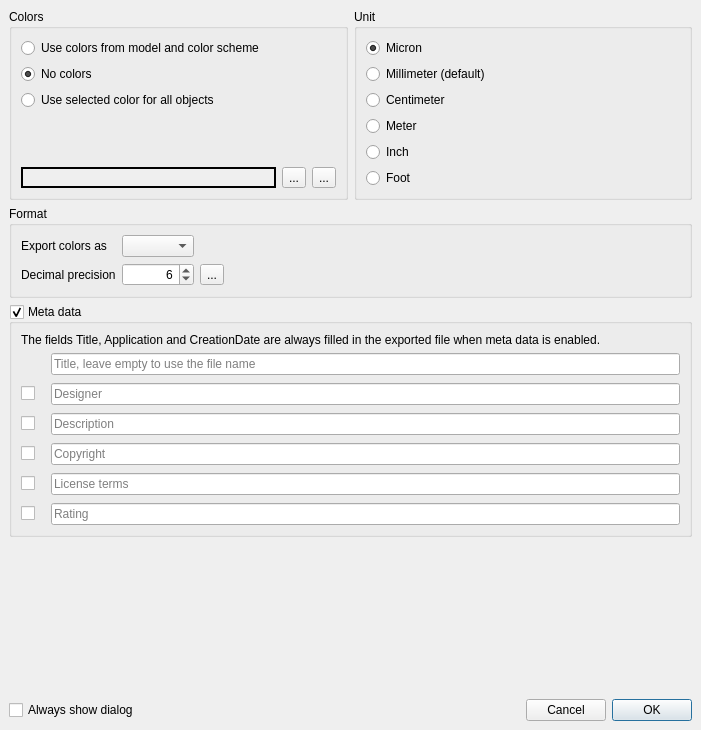
<?xml version="1.0" encoding="UTF-8"?>
<ui version="4.0">
 <class>Export3mfDialog</class>
 <widget class="QDialog" name="Export3mfDialog">
  <property name="geometry">
   <rect>
    <x>0</x>
    <y>0</y>
    <width>701</width>
    <height>730</height>
   </rect>
  </property>
  <property name="windowTitle">
   <string>Export 3MF Options</string>
  </property>
  <property name="autoFillBackground">
   <bool>true</bool>
  </property>
  <layout class="QVBoxLayout" name="verticalLayout_3">
   <property name="leftMargin">
    <number>9</number>
   </property>
   <property name="topMargin">
    <number>9</number>
   </property>
   <property name="rightMargin">
    <number>9</number>
   </property>
   <property name="bottomMargin">
    <number>9</number>
   </property>
   <item>
    <widget class="QScrollArea" name="scrollArea">
     <property name="frameShape">
      <enum>QFrame::NoFrame</enum>
     </property>
     <property name="widgetResizable">
      <bool>true</bool>
     </property>
     <property name="alignment">
      <set>Qt::AlignLeading|Qt::AlignLeft|Qt::AlignTop</set>
     </property>
     <widget class="QWidget" name="scrollAreaWidgetContents">
      <property name="geometry">
       <rect>
        <x>0</x>
        <y>0</y>
        <width>683</width>
        <height>669</height>
       </rect>
      </property>
      <layout class="QGridLayout" name="gridLayout_4" rowstretch="0,0,0,1" columnstretch="1,1">
       <property name="leftMargin">
        <number>0</number>
       </property>
       <property name="topMargin">
        <number>0</number>
       </property>
       <property name="rightMargin">
        <number>0</number>
       </property>
       <property name="bottomMargin">
        <number>0</number>
       </property>
       <item row="0" column="1">
        <widget class="QGroupBox" name="groupUnit">
         <property name="toolTip">
          <string>&lt;html&gt;&lt;head/&gt;&lt;body&gt;&lt;p&gt;Set the PDF page (paper) size.  &lt;/p&gt;&lt;/body&gt;&lt;/html&gt;</string>
         </property>
         <property name="title">
          <string>Unit</string>
         </property>
         <layout class="QGridLayout" name="gridLayout">
          <item row="0" column="0">
           <layout class="QVBoxLayout" name="vLayoutUnit">
            <item>
             <widget class="QRadioButton" name="radioButtonUnitMicron">
              <property name="text">
               <string>Micron</string>
              </property>
              <property name="checked">
               <bool>true</bool>
              </property>
              <property name="_settings_value" stdset="0">
               <string notr="true">micron</string>
              </property>
              <attribute name="buttonGroup">
               <string notr="true">buttonGroupUnit</string>
              </attribute>
             </widget>
            </item>
            <item>
             <widget class="QRadioButton" name="radioButtonUnitMillimeter">
              <property name="text">
               <string>Millimeter (default)</string>
              </property>
              <property name="_settings_value" stdset="0">
               <string notr="true">millimeter</string>
              </property>
              <attribute name="buttonGroup">
               <string notr="true">buttonGroupUnit</string>
              </attribute>
             </widget>
            </item>
            <item>
             <widget class="QRadioButton" name="radioButtonUnitCentimeter">
              <property name="text">
               <string>Centimeter</string>
              </property>
              <property name="_settings_value" stdset="0">
               <string notr="true">centimeter</string>
              </property>
              <attribute name="buttonGroup">
               <string notr="true">buttonGroupUnit</string>
              </attribute>
             </widget>
            </item>
            <item>
             <widget class="QRadioButton" name="radioButtonUnitMeter">
              <property name="text">
               <string>Meter</string>
              </property>
              <property name="_settings_value" stdset="0">
               <string notr="true">meter</string>
              </property>
              <attribute name="buttonGroup">
               <string notr="true">buttonGroupUnit</string>
              </attribute>
             </widget>
            </item>
            <item>
             <widget class="QRadioButton" name="radioButtonUnitInch">
              <property name="text">
               <string>Inch</string>
              </property>
              <property name="_settings_value" stdset="0">
               <string notr="true">inch</string>
              </property>
              <attribute name="buttonGroup">
               <string notr="true">buttonGroupUnit</string>
              </attribute>
             </widget>
            </item>
            <item>
             <widget class="QRadioButton" name="radioButtonUnitFoot">
              <property name="text">
               <string>Foot</string>
              </property>
              <property name="_settings_value" stdset="0">
               <string notr="true">foot</string>
              </property>
              <attribute name="buttonGroup">
               <string notr="true">buttonGroupUnit</string>
              </attribute>
             </widget>
            </item>
           </layout>
          </item>
         </layout>
        </widget>
       </item>
       <item row="0" column="0">
        <widget class="QGroupBox" name="groupColor">
         <property name="toolTip">
          <string/>
         </property>
         <property name="title">
          <string>Colors</string>
         </property>
         <layout class="QGridLayout" name="gridLayout_2">
          <item row="0" column="0">
           <layout class="QVBoxLayout" name="verticalLayoutColors">
            <item>
             <widget class="QRadioButton" name="radioButtonColorsModel">
              <property name="text">
               <string>Use colors from model and color scheme</string>
              </property>
              <property name="_settings_value" stdset="0">
               <string notr="true">model</string>
              </property>
              <attribute name="buttonGroup">
               <string notr="true">buttonGroupColors</string>
              </attribute>
             </widget>
            </item>
            <item>
             <widget class="QRadioButton" name="radioButtonColorsNone">
              <property name="text">
               <string>No colors</string>
              </property>
              <property name="checked">
               <bool>true</bool>
              </property>
              <property name="_settings_value" stdset="0">
               <string notr="true">none</string>
              </property>
              <attribute name="buttonGroup">
               <string notr="true">buttonGroupColors</string>
              </attribute>
             </widget>
            </item>
            <item>
             <widget class="QRadioButton" name="radioButtonColorsUseForAll">
              <property name="text">
               <string>Use selected color for all objects</string>
              </property>
              <property name="_settings_value" stdset="0">
               <string notr="true">selected-only</string>
              </property>
              <attribute name="buttonGroup">
               <string notr="true">buttonGroupColors</string>
              </attribute>
             </widget>
            </item>
           </layout>
          </item>
          <item row="2" column="0">
           <layout class="QHBoxLayout" name="horizontalLayoutColorsSelected">
            <property name="topMargin">
             <number>9</number>
            </property>
            <item>
             <widget class="QLabel" name="labelColorsSelected">
              <property name="minimumSize">
               <size>
                <width>100</width>
                <height>0</height>
               </size>
              </property>
              <property name="frameShape">
               <enum>QFrame::Box</enum>
              </property>
              <property name="lineWidth">
               <number>2</number>
              </property>
              <property name="text">
               <string/>
              </property>
              <property name="autoFillBackground">
               <bool>true</bool>
              </property>
             </widget>
            </item>
            <item>
             <widget class="QToolButton" name="toolButtonColorsSelectedReset">
              <property name="text">
               <string>...</string>
              </property>
              <property name="icon">
               <iconset theme="chokusen-undo">
                <normaloff>.</normaloff>.</iconset>
              </property>
             </widget>
            </item>
            <item>
             <widget class="QToolButton" name="toolButtonColorsSelected">
              <property name="text">
               <string>...</string>
              </property>
             </widget>
            </item>
           </layout>
          </item>
          <item row="1" column="0">
           <spacer name="verticalSpacerColors">
            <property name="orientation">
             <enum>Qt::Vertical</enum>
            </property>
            <property name="sizeHint" stdset="0">
             <size>
              <width>20</width>
              <height>40</height>
             </size>
            </property>
           </spacer>
          </item>
         </layout>
        </widget>
       </item>
       <item row="2" column="0" colspan="2">
        <widget class="QGroupBox" name="groupMetaData">
         <property name="title">
          <string>Meta data</string>
         </property>
         <property name="checkable">
          <bool>true</bool>
         </property>
         <layout class="QVBoxLayout" name="verticalLayout_2">
          <item>
           <widget class="QLabel" name="labelMetaData">
            <property name="text">
             <string>The fields Title, Application and CreationDate are always filled in the exported file when meta data is enabled.</string>
            </property>
            <property name="textFormat">
             <enum>Qt::PlainText</enum>
            </property>
            <property name="wordWrap">
             <bool>true</bool>
            </property>
            <property name="textInteractionFlags">
             <set>Qt::LinksAccessibleByMouse|Qt::TextSelectableByMouse</set>
            </property>
           </widget>
          </item>
          <item>
           <layout class="QGridLayout" name="gridLayoutMetaData">
            <property name="horizontalSpacing">
             <number>16</number>
            </property>
            <property name="verticalSpacing">
             <number>8</number>
            </property>
            <item row="4" column="1">
             <widget class="QLineEdit" name="lineEditMetaDataCopyright">
              <property name="enabled">
               <bool>true</bool>
              </property>
              <property name="toolTip">
               <string>A copyright associated with this document</string>
              </property>
              <property name="placeholderText">
               <string>Copyright</string>
              </property>
              <property name="clearButtonEnabled">
               <bool>true</bool>
              </property>
             </widget>
            </item>
            <item row="1" column="1">
             <widget class="QLineEdit" name="lineEditMetaDataTitle">
              <property name="enabled">
               <bool>true</bool>
              </property>
              <property name="placeholderText">
               <string>Title, leave empty to use the file name</string>
              </property>
              <property name="clearButtonEnabled">
               <bool>true</bool>
              </property>
             </widget>
            </item>
            <item row="3" column="1">
             <widget class="QLineEdit" name="lineEditMetaDataDescription">
              <property name="enabled">
               <bool>true</bool>
              </property>
              <property name="placeholderText">
               <string>Description</string>
              </property>
              <property name="clearButtonEnabled">
               <bool>true</bool>
              </property>
             </widget>
            </item>
            <item row="2" column="1">
             <widget class="QLineEdit" name="lineEditMetaDataDesigner">
              <property name="enabled">
               <bool>true</bool>
              </property>
              <property name="placeholderText">
               <string>Designer</string>
              </property>
              <property name="clearButtonEnabled">
               <bool>true</bool>
              </property>
             </widget>
            </item>
            <item row="5" column="1">
             <widget class="QLineEdit" name="lineEditMetaDataLicenseTerms">
              <property name="enabled">
               <bool>true</bool>
              </property>
              <property name="placeholderText">
               <string>License terms</string>
              </property>
              <property name="clearButtonEnabled">
               <bool>true</bool>
              </property>
             </widget>
            </item>
            <item row="6" column="0">
             <widget class="QCheckBox" name="checkBoxMetaDataRating">
              <property name="enabled">
               <bool>true</bool>
              </property>
              <property name="toolTip">
               <string>An industry rating associated with this document</string>
              </property>
              <property name="text">
               <string/>
              </property>
             </widget>
            </item>
            <item row="4" column="0">
             <widget class="QCheckBox" name="checkBoxMetaDataCopyright">
              <property name="enabled">
               <bool>true</bool>
              </property>
              <property name="text">
               <string/>
              </property>
             </widget>
            </item>
            <item row="2" column="0">
             <widget class="QCheckBox" name="checkBoxMetaDataDesigner">
              <property name="enabled">
               <bool>true</bool>
              </property>
              <property name="toolTip">
               <string>A name for a designer of this document</string>
              </property>
              <property name="text">
               <string/>
              </property>
             </widget>
            </item>
            <item row="6" column="1">
             <widget class="QLineEdit" name="lineEditMetaDataRating">
              <property name="enabled">
               <bool>true</bool>
              </property>
              <property name="inputMask">
               <string/>
              </property>
              <property name="placeholderText">
               <string>Rating</string>
              </property>
              <property name="clearButtonEnabled">
               <bool>true</bool>
              </property>
             </widget>
            </item>
            <item row="5" column="0">
             <widget class="QCheckBox" name="checkBoxMetaDataLicenseTerms">
              <property name="enabled">
               <bool>true</bool>
              </property>
              <property name="toolTip">
               <string>License information associated with this document</string>
              </property>
              <property name="text">
               <string/>
              </property>
             </widget>
            </item>
            <item row="3" column="0">
             <widget class="QCheckBox" name="checkBoxMetaDataDescription">
              <property name="enabled">
               <bool>true</bool>
              </property>
              <property name="toolTip">
               <string>A description of the document</string>
              </property>
              <property name="text">
               <string/>
              </property>
             </widget>
            </item>
           </layout>
          </item>
         </layout>
        </widget>
       </item>
       <item row="1" column="0" colspan="2">
        <widget class="QGroupBox" name="groupBox">
         <property name="title">
          <string>Format</string>
         </property>
         <layout class="QGridLayout" name="gridLayout_3">
          <item row="1" column="0">
           <widget class="QLabel" name="labelDecimalPrecision">
            <property name="text">
             <string>Decimal precision</string>
            </property>
           </widget>
          </item>
          <item row="0" column="1">
           <widget class="QComboBox" name="comboBoxMaterialType"/>
          </item>
          <item row="0" column="0">
           <widget class="QLabel" name="labelExportColorsAs">
            <property name="text">
             <string>Export colors as</string>
            </property>
           </widget>
          </item>
          <item row="1" column="1">
           <widget class="QSpinBox" name="spinBoxDecimalPrecision">
            <property name="alignment">
             <set>Qt::AlignRight|Qt::AlignTrailing|Qt::AlignVCenter</set>
            </property>
            <property name="minimum">
             <number>1</number>
            </property>
            <property name="maximum">
             <number>16</number>
            </property>
            <property name="value">
             <number>6</number>
            </property>
           </widget>
          </item>
          <item row="0" column="3">
           <spacer name="horizontalSpacer">
            <property name="orientation">
             <enum>Qt::Horizontal</enum>
            </property>
            <property name="sizeHint" stdset="0">
             <size>
              <width>40</width>
              <height>20</height>
             </size>
            </property>
           </spacer>
          </item>
          <item row="1" column="2">
           <widget class="QToolButton" name="toolButtonDecimalPrecisionReset">
            <property name="toolTip">
             <string>Reset value to the default decimal precision value.</string>
            </property>
            <property name="text">
             <string>...</string>
            </property>
            <property name="icon">
             <iconset theme="chokusen-undo">
              <normaloff>.</normaloff>.</iconset>
            </property>
           </widget>
          </item>
         </layout>
        </widget>
       </item>
       <item row="3" column="0" colspan="2">
        <spacer name="verticalSpacer">
         <property name="orientation">
          <enum>Qt::Vertical</enum>
         </property>
         <property name="sizeHint" stdset="0">
          <size>
           <width>20</width>
           <height>0</height>
          </size>
         </property>
        </spacer>
       </item>
      </layout>
     </widget>
    </widget>
   </item>
   <item>
    <layout class="QHBoxLayout" name="horizontalLayout">
     <property name="topMargin">
      <number>9</number>
     </property>
     <item>
      <widget class="QCheckBox" name="checkBoxAlwaysShowDialog">
       <property name="text">
        <string>Always show dialog</string>
       </property>
      </widget>
     </item>
     <item>
      <spacer name="horizontalSpacerButtons">
       <property name="orientation">
        <enum>Qt::Horizontal</enum>
       </property>
       <property name="sizeHint" stdset="0">
        <size>
         <width>40</width>
         <height>20</height>
        </size>
       </property>
      </spacer>
     </item>
     <item>
      <widget class="QPushButton" name="pushButtonCancel">
       <property name="text">
        <string>Cancel</string>
       </property>
      </widget>
     </item>
     <item>
      <widget class="QPushButton" name="pushButtonOk">
       <property name="text">
        <string>OK</string>
       </property>
       <property name="default">
        <bool>true</bool>
       </property>
      </widget>
     </item>
    </layout>
   </item>
  </layout>
 </widget>
 <tabstops>
  <tabstop>pushButtonOk</tabstop>
  <tabstop>pushButtonCancel</tabstop>
  <tabstop>scrollArea</tabstop>
  <tabstop>radioButtonColorsModel</tabstop>
  <tabstop>radioButtonColorsNone</tabstop>
  <tabstop>radioButtonColorsUseForAll</tabstop>
  <tabstop>toolButtonColorsSelectedReset</tabstop>
  <tabstop>toolButtonColorsSelected</tabstop>
  <tabstop>radioButtonUnitMicron</tabstop>
  <tabstop>radioButtonUnitMillimeter</tabstop>
  <tabstop>radioButtonUnitCentimeter</tabstop>
  <tabstop>radioButtonUnitMeter</tabstop>
  <tabstop>radioButtonUnitInch</tabstop>
  <tabstop>radioButtonUnitFoot</tabstop>
  <tabstop>comboBoxMaterialType</tabstop>
  <tabstop>spinBoxDecimalPrecision</tabstop>
  <tabstop>toolButtonDecimalPrecisionReset</tabstop>
  <tabstop>groupMetaData</tabstop>
  <tabstop>lineEditMetaDataTitle</tabstop>
  <tabstop>checkBoxMetaDataDesigner</tabstop>
  <tabstop>lineEditMetaDataDesigner</tabstop>
  <tabstop>checkBoxMetaDataDescription</tabstop>
  <tabstop>lineEditMetaDataDescription</tabstop>
  <tabstop>checkBoxMetaDataCopyright</tabstop>
  <tabstop>lineEditMetaDataCopyright</tabstop>
  <tabstop>checkBoxMetaDataLicenseTerms</tabstop>
  <tabstop>lineEditMetaDataLicenseTerms</tabstop>
  <tabstop>checkBoxMetaDataRating</tabstop>
  <tabstop>lineEditMetaDataRating</tabstop>
  <tabstop>checkBoxAlwaysShowDialog</tabstop>
 </tabstops>
 <resources/>
 <connections>
  <connection>
   <sender>pushButtonOk</sender>
   <signal>clicked()</signal>
   <receiver>Export3mfDialog</receiver>
   <slot>accept()</slot>
   <hints>
    <hint type="sourcelabel">
     <x>650</x>
     <y>683</y>
    </hint>
    <hint type="destinationlabel">
     <x>350</x>
     <y>369</y>
    </hint>
   </hints>
  </connection>
  <connection>
   <sender>pushButtonCancel</sender>
   <signal>clicked()</signal>
   <receiver>Export3mfDialog</receiver>
   <slot>reject()</slot>
   <hints>
    <hint type="sourcelabel">
     <x>564</x>
     <y>683</y>
    </hint>
    <hint type="destinationlabel">
     <x>350</x>
     <y>369</y>
    </hint>
   </hints>
  </connection>
 </connections>
 <buttongroups>
  <buttongroup name="buttonGroupUnit"/>
  <buttongroup name="buttonGroupColors"/>
 </buttongroups>
</ui>
